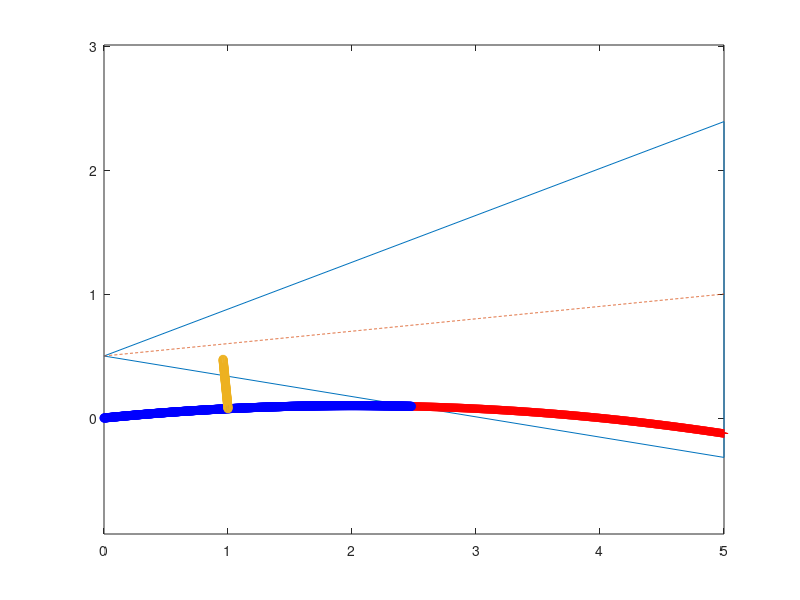

This chart was generated by the following MATLAB code:
clear

SenVert = 30;
MountAngle = 0; %+ve clockwise
% Orientation = 0;
Orientation = atan(-(1/0.1))*(180/pi) +90;
Gamma = 0.1;

Alpha = ((SenVert/2) + MountAngle + Orientation)*(pi/180);
Beta = ((SenVert/2) - MountAngle - Orientation)*(pi/180);

% DistanceHi = linspace(0.1,200,3999); %increment 50mm
% DistanceHi = linspace(0.1,20,399); %increment 50mm
DistanceHi = linspace(0,5,1911); %increment 10mm
DistanceHiT = transpose(DistanceHi);

% ZPos = linspace(0.1,2.4,461); %increment 5mm
% % ZPos = linspace(0.1,2.4,231); %increment 10mm
% ZPosT = transpose(ZPos);
ZPos = 0.5;

l = tan((Alpha-Beta)/2)*DistanceHiT + ZPos;
y1 = -tan(Beta)*DistanceHiT + ZPos;
y2 = tan(Alpha)*DistanceHiT + ZPos;
% g = 0*DistanceHiT ;
g = -(1/40)*DistanceHiT.^2 + 0.1*DistanceHiT;
% dg = gradient(g)
dg = -2*(1/40)*DistanceHiT +0.1;
ndg = -(1/dg(1));
% dg = diff(g)/0.001;
% obj = (diff(g))
c = -(1/40)*1.^2 + 0.1*1 - ndg*1;
xo = linspace(1-0.4*sin(atan(ndg)+(pi/2)),1,100);
yObj = ndg*xo + c;


xv = [0 max(DistanceHiT) max(DistanceHiT) 0]';
yv = [ZPos min(y1) max(y2) ZPos]';

xq = DistanceHiT;
yq = g;

[in,on] = inpolygon(xq,yq,xv,yv);

inGnd = xq(in);
if norm(inGnd) > 0
    Gnd = inGnd(1);
else
    Gnd = NaN;
end

figure

plot(xv,yv) % polygon
axis equal

hold on
plot(xq(in),yq(in),'r+') % points inside
plot(xq(~in),yq(~in),'bo') % points outside
plot(DistanceHiT,l,'--')
plot(xo,yObj,'o')
hold off